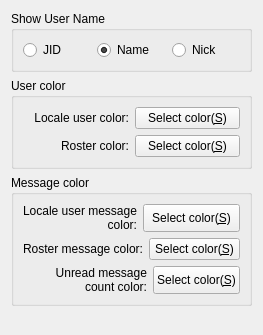
     <widget class="QWidget" name="Show">
      <attribute name="title">
       <string>Show</string>
      </attribute>
      <layout class="QGridLayout" name="gridLayout_7">
       <item row="0" column="0">
        <widget class="QGroupBox" name="groupBox_2">
         <property name="sizePolicy">
          <sizepolicy hsizetype="Preferred" vsizetype="Preferred">
           <horstretch>0</horstretch>
           <verstretch>0</verstretch>
          </sizepolicy>
         </property>
         <property name="minimumSize">
          <size>
           <width>0</width>
           <height>0</height>
          </size>
         </property>
         <property name="title">
          <string>Show User Name</string>
         </property>
         <layout class="QGridLayout" name="gridLayout_3">
          <item row="0" column="0">
           <widget class="QRadioButton" name="rbJID">
            <property name="sizePolicy">
             <sizepolicy hsizetype="Preferred" vsizetype="Preferred">
              <horstretch>0</horstretch>
              <verstretch>0</verstretch>
             </sizepolicy>
            </property>
            <property name="minimumSize">
             <size>
              <width>0</width>
              <height>0</height>
             </size>
            </property>
            <property name="text">
             <string>JID</string>
            </property>
           </widget>
          </item>
          <item row="0" column="1">
           <widget class="QRadioButton" name="rbName">
            <property name="sizePolicy">
             <sizepolicy hsizetype="Preferred" vsizetype="Preferred">
              <horstretch>0</horstretch>
              <verstretch>0</verstretch>
             </sizepolicy>
            </property>
            <property name="minimumSize">
             <size>
              <width>0</width>
              <height>0</height>
             </size>
            </property>
            <property name="text">
             <string>Name</string>
            </property>
            <property name="checked">
             <bool>true</bool>
            </property>
           </widget>
          </item>
          <item row="0" column="2">
           <widget class="QRadioButton" name="rbNick">
            <property name="sizePolicy">
             <sizepolicy hsizetype="Preferred" vsizetype="Preferred">
              <horstretch>0</horstretch>
              <verstretch>0</verstretch>
             </sizepolicy>
            </property>
            <property name="minimumSize">
             <size>
              <width>0</width>
              <height>0</height>
             </size>
            </property>
            <property name="acceptDrops">
             <bool>false</bool>
            </property>
            <property name="text">
             <string>Nick</string>
            </property>
            <property name="checked">
             <bool>false</bool>
            </property>
           </widget>
          </item>
         </layout>
        </widget>
       </item>
       <item row="1" column="0">
        <widget class="QGroupBox" name="groupBox_3">
         <property name="sizePolicy">
          <sizepolicy hsizetype="Preferred" vsizetype="Preferred">
           <horstretch>0</horstretch>
           <verstretch>0</verstretch>
          </sizepolicy>
         </property>
         <property name="minimumSize">
          <size>
           <width>0</width>
           <height>0</height>
          </size>
         </property>
         <property name="maximumSize">
          <size>
           <width>16777215</width>
           <height>16777215</height>
          </size>
         </property>
         <property name="title">
          <string>User color</string>
         </property>
         <layout class="QGridLayout" name="gridLayout_4">
          <item row="0" column="0">
           <layout class="QHBoxLayout" name="horizontalLayout_6">
            <item>
             <widget class="QLabel" name="lbLocalUserColor">
              <property name="sizePolicy">
               <sizepolicy hsizetype="Preferred" vsizetype="Preferred">
                <horstretch>0</horstretch>
                <verstretch>0</verstretch>
               </sizepolicy>
              </property>
              <property name="text">
               <string>Locale user color:</string>
              </property>
              <property name="alignment">
               <set>Qt::AlignRight|Qt::AlignTrailing|Qt::AlignVCenter</set>
              </property>
              <property name="wordWrap">
               <bool>true</bool>
              </property>
             </widget>
            </item>
            <item>
             <widget class="QPushButton" name="pbLocalUserColor">
              <property name="sizePolicy">
               <sizepolicy hsizetype="Preferred" vsizetype="Preferred">
                <horstretch>0</horstretch>
                <verstretch>0</verstretch>
               </sizepolicy>
              </property>
              <property name="minimumSize">
               <size>
                <width>0</width>
                <height>0</height>
               </size>
              </property>
              <property name="text">
               <string>Select color(&amp;S)</string>
              </property>
             </widget>
            </item>
           </layout>
          </item>
          <item row="1" column="0">
           <layout class="QHBoxLayout" name="horizontalLayout_5">
            <item>
             <widget class="QLabel" name="lbRosterColor">
              <property name="sizePolicy">
               <sizepolicy hsizetype="Preferred" vsizetype="Preferred">
                <horstretch>0</horstretch>
                <verstretch>0</verstretch>
               </sizepolicy>
              </property>
              <property name="text">
               <string>Roster color:</string>
              </property>
              <property name="alignment">
               <set>Qt::AlignRight|Qt::AlignTrailing|Qt::AlignVCenter</set>
              </property>
              <property name="wordWrap">
               <bool>true</bool>
              </property>
             </widget>
            </item>
            <item>
             <widget class="QPushButton" name="pbRosterColor">
              <property name="sizePolicy">
               <sizepolicy hsizetype="Preferred" vsizetype="Preferred">
                <horstretch>0</horstretch>
                <verstretch>0</verstretch>
               </sizepolicy>
              </property>
              <property name="minimumSize">
               <size>
                <width>0</width>
                <height>0</height>
               </size>
              </property>
              <property name="text">
               <string>Select color(&amp;S)</string>
              </property>
             </widget>
            </item>
           </layout>
          </item>
         </layout>
        </widget>
       </item>
       <item row="2" column="0">
        <widget class="QGroupBox" name="groupBox_4">
         <property name="sizePolicy">
          <sizepolicy hsizetype="Preferred" vsizetype="Preferred">
           <horstretch>0</horstretch>
           <verstretch>0</verstretch>
          </sizepolicy>
         </property>
         <property name="minimumSize">
          <size>
           <width>0</width>
           <height>0</height>
          </size>
         </property>
         <property name="maximumSize">
          <size>
           <width>16777215</width>
           <height>16777215</height>
          </size>
         </property>
         <property name="title">
          <string>Message color</string>
         </property>
         <layout class="QGridLayout" name="gridLayout_6">
          <item row="0" column="0">
           <layout class="QHBoxLayout" name="horizontalLayout_7">
            <item>
             <widget class="QLabel" name="lbLocalUserMessageColor">
              <property name="sizePolicy">
               <sizepolicy hsizetype="Preferred" vsizetype="Preferred">
                <horstretch>0</horstretch>
                <verstretch>0</verstretch>
               </sizepolicy>
              </property>
              <property name="text">
               <string>Locale user message color:</string>
              </property>
              <property name="alignment">
               <set>Qt::AlignRight|Qt::AlignTrailing|Qt::AlignVCenter</set>
              </property>
              <property name="wordWrap">
               <bool>true</bool>
              </property>
             </widget>
            </item>
            <item>
             <widget class="QPushButton" name="pbLocalUserMessageColor">
              <property name="sizePolicy">
               <sizepolicy hsizetype="Preferred" vsizetype="Preferred">
                <horstretch>0</horstretch>
                <verstretch>0</verstretch>
               </sizepolicy>
              </property>
              <property name="minimumSize">
               <size>
                <width>0</width>
                <height>0</height>
               </size>
              </property>
              <property name="text">
               <string>Select color(&amp;S)</string>
              </property>
             </widget>
            </item>
           </layout>
          </item>
          <item row="1" column="0">
           <layout class="QHBoxLayout" name="horizontalLayout_8">
            <item>
             <widget class="QLabel" name="lbRosterMessageColor">
              <property name="sizePolicy">
               <sizepolicy hsizetype="Preferred" vsizetype="Preferred">
                <horstretch>0</horstretch>
                <verstretch>0</verstretch>
               </sizepolicy>
              </property>
              <property name="text">
               <string>Roster message color:</string>
              </property>
              <property name="alignment">
               <set>Qt::AlignRight|Qt::AlignTrailing|Qt::AlignVCenter</set>
              </property>
              <property name="wordWrap">
               <bool>true</bool>
              </property>
             </widget>
            </item>
            <item>
             <widget class="QPushButton" name="pbRosterMessageColor">
              <property name="sizePolicy">
               <sizepolicy hsizetype="Preferred" vsizetype="Preferred">
                <horstretch>0</horstretch>
                <verstretch>0</verstretch>
               </sizepolicy>
              </property>
              <property name="minimumSize">
               <size>
                <width>0</width>
                <height>0</height>
               </size>
              </property>
              <property name="text">
               <string>Select color(&amp;S)</string>
              </property>
             </widget>
            </item>
           </layout>
          </item>
          <item row="2" column="0">
           <layout class="QHBoxLayout" name="horizontalLayout_11">
            <item>
             <widget class="QLabel" name="lbUnreadMessageCountColor">
              <property name="sizePolicy">
               <sizepolicy hsizetype="Preferred" vsizetype="Preferred">
                <horstretch>0</horstretch>
                <verstretch>0</verstretch>
               </sizepolicy>
              </property>
              <property name="text">
               <string>Unread message count color:</string>
              </property>
              <property name="alignment">
               <set>Qt::AlignRight|Qt::AlignTrailing|Qt::AlignVCenter</set>
              </property>
              <property name="wordWrap">
               <bool>true</bool>
              </property>
             </widget>
            </item>
            <item>
             <widget class="QPushButton" name="pbUnreadMessageCountColor">
              <property name="sizePolicy">
               <sizepolicy hsizetype="Preferred" vsizetype="Preferred">
                <horstretch>0</horstretch>
                <verstretch>0</verstretch>
               </sizepolicy>
              </property>
              <property name="minimumSize">
               <size>
                <width>0</width>
                <height>0</height>
               </size>
              </property>
              <property name="text">
               <string>Select color(&amp;S)</string>
              </property>
             </widget>
            </item>
           </layout>
          </item>
         </layout>
        </widget>
       </item>
       <item row="3" column="0">
        <spacer name="verticalSpacer_4">
         <property name="orientation">
          <enum>Qt::Vertical</enum>
         </property>
         <property name="sizeHint" stdset="0">
          <size>
           <width>20</width>
           <height>18</height>
          </size>
         </property>
        </spacer>
       </item>
      </layout>
     </widget>
